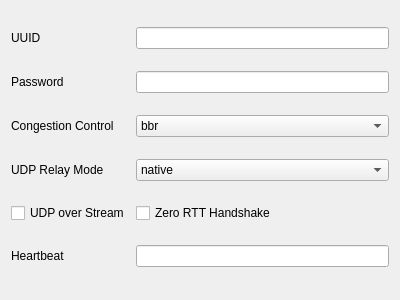
<?xml version="1.0" encoding="UTF-8"?>
<ui version="4.0">
 <class>EditJuicity</class>
 <widget class="QWidget" name="EditJuicity">
  <property name="geometry">
   <rect>
    <x>0</x>
    <y>0</y>
    <width>400</width>
    <height>300</height>
   </rect>
  </property>
  <property name="windowTitle">
   <string>Form</string>
  </property>
  <layout class="QGridLayout" name="gridLayout">
   <item row="5" column="0">
    <widget class="QLabel" name="label_5">
     <property name="text">
      <string>Heartbeat</string>
     </property>
    </widget>
   </item>
   <item row="3" column="0">
    <widget class="QLabel" name="label_4">
     <property name="text">
      <string>UDP Relay Mode</string>
     </property>
    </widget>
   </item>
   <item row="1" column="0">
    <widget class="QLabel" name="label_2">
     <property name="text">
      <string>Password</string>
     </property>
    </widget>
   </item>
   <item row="4" column="1">
    <widget class="QCheckBox" name="zero_rtt_handshake">
     <property name="text">
      <string>Zero RTT Handshake</string>
     </property>
    </widget>
   </item>
   <item row="0" column="1">
    <widget class="QLineEdit" name="uuid"/>
   </item>
   <item row="5" column="1">
    <widget class="QLineEdit" name="heartbeat"/>
   </item>
   <item row="1" column="1">
    <widget class="QLineEdit" name="password"/>
   </item>
   <item row="0" column="0">
    <widget class="QLabel" name="label">
     <property name="text">
      <string>UUID</string>
     </property>
    </widget>
   </item>
   <item row="2" column="1">
    <widget class="QComboBox" name="congestion_control">
     <item>
      <property name="text">
       <string>bbr</string>
      </property>
     </item>
     <item>
      <property name="text">
       <string>cubic</string>
      </property>
     </item>
     <item>
      <property name="text">
       <string>new_reno</string>
      </property>
     </item>
    </widget>
   </item>
   <item row="2" column="0">
    <widget class="QLabel" name="label_3">
     <property name="text">
      <string>Congestion Control</string>
     </property>
    </widget>
   </item>
   <item row="3" column="1">
    <widget class="QComboBox" name="udp_relay_mode">
     <item>
      <property name="text">
       <string>native</string>
      </property>
     </item>
     <item>
      <property name="text">
       <string>quic</string>
      </property>
     </item>
    </widget>
   </item>
   <item row="4" column="0">
    <widget class="QCheckBox" name="udp_over_stream">
     <property name="text">
      <string>UDP over Stream</string>
     </property>
    </widget>
   </item>
  </layout>
 </widget>
 <resources/>
 <connections/>
</ui>
